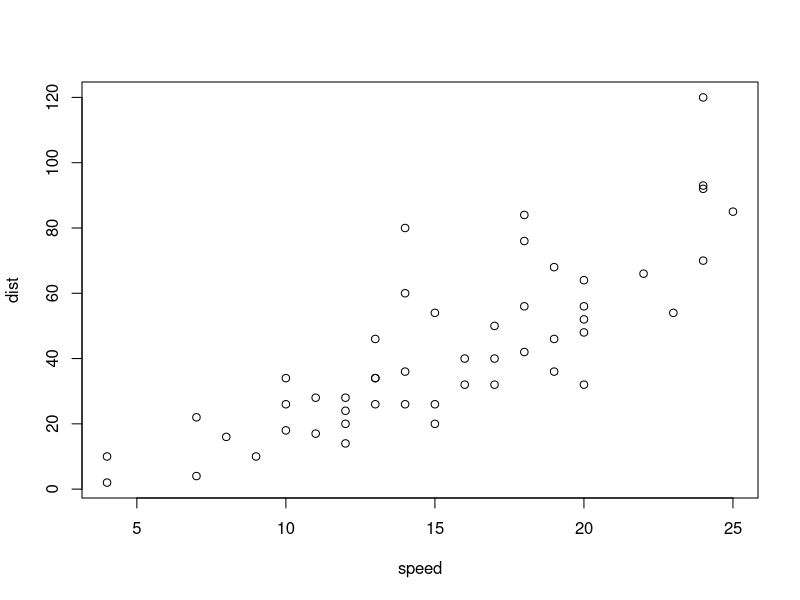
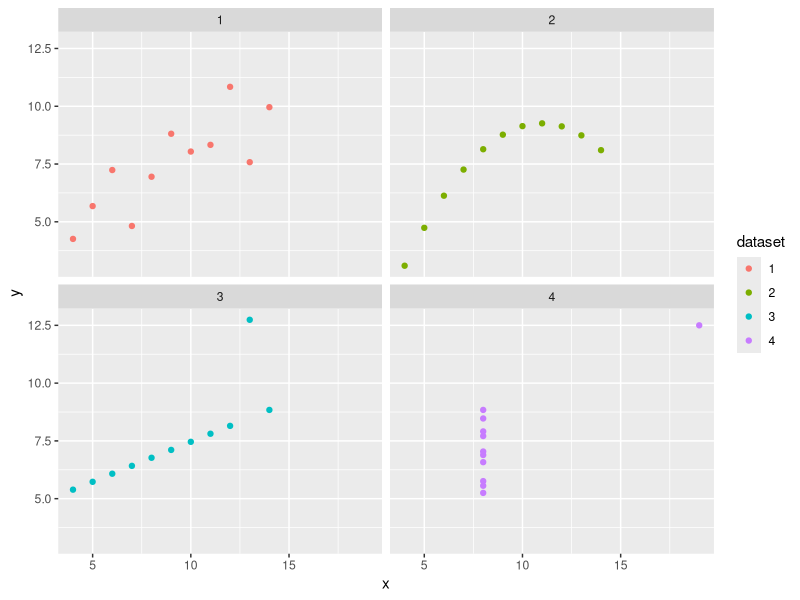

Reproduce these figures in R, in order. (Note: this script raises an error after producing the figures.)
## ---- chunk 1
plot(cars)
## ---- chunk 2
library(tidyverse)
library(knitr)
library(xtable)
## ---- chunk 3
anscombe
## ---- chunk 4
ansc <-
  bind_cols(
    anscombe %>% 
      select(matches("x")) %>% 
      gather(dataset, "x"),
    anscombe %>% 
      select(matches("y")) %>% 
      gather(key, "y")
  ) %>%
  select(-key) %>% 
  mutate(dataset = gsub("x", "", dataset)) %>%  
  as_tibble()
## ---- chunk 5
ansc
## ---- chunk 6
ansc %>%
  group_by(dataset) %>%
  summarize(
    mean_x = mean(x),
    stdev_x = sd(x), 
    mean_y = mean(y),
    stdev_y = sd(y)
  ) 
## ---- chunk 7
ansc %>% ggplot(aes(x, y, color = dataset)) + 
  geom_point() +
  facet_wrap(~dataset, ncol = 2)
## ---- chunk 8
head(iris)
## ---- chunk 9
kable(head(iris), 
      align= c("l", "c", "r", "c", "l"),
      col.names = c("Sepal Length", "Sepal Width", "Sepal Length", "Sepal Width", "Species"))
## ---- chunk 10
head(airquality)
## ---- chunk 11
kable(head(airquality),
      align = c("r", "r", "c", "c", "l", "l"),
      col.names = c("Ozone(ppb)", "Solar R (lang)", "Wind (mph)", "Temp (F)", "Month", "Day"))
## ---- chunk 12
chicks_lm <- lm(weight ~ feed, data = chickwts)

summary(chicks_lm)
## ---- chunk 13
kable (chickwts)
## ---- chunk 14
xtable(chicks_lm) %>% kable()
## ---- chunk 15
treess_lm <- lm(Girth ~ Height, data = trees)
xtable(trees_lm) %>% kable()
